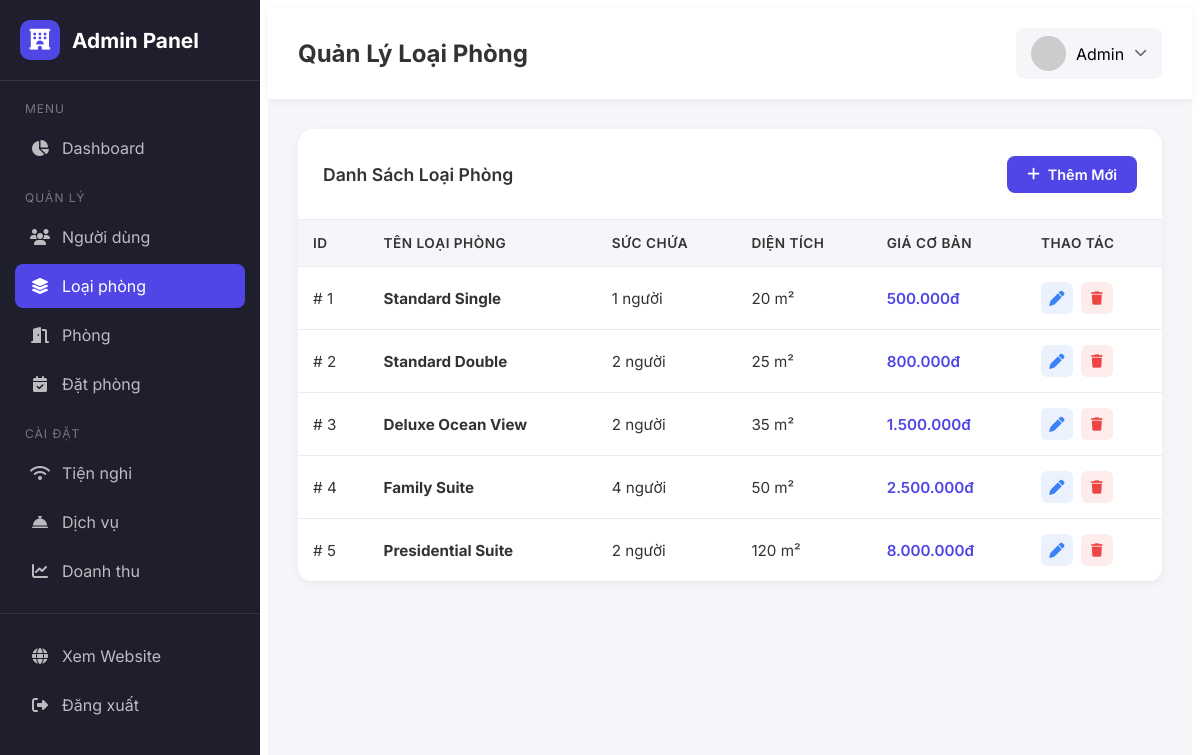
Screenshot of /public/admin/room-types (signed in) with the database file from the repository.
### tables this page shows
CREATE TABLE `room_types` (
  `id` int(11) NOT NULL,
  `name` varchar(100) DEFAULT NULL,
  `description` text DEFAULT NULL,
  `size_m2` int(11) DEFAULT NULL,
  `capacity` int(11) DEFAULT NULL,
  `base_price` decimal(12,2) DEFAULT NULL
);

### App/Controllers/Admin/RoomTypeController.php (called while the page is built, shortened)
<?php
class RoomTypeController extends Controller
{
    private RoomType $roomTypeModel;
    public function __construct()
    {
        $this->roomTypeModel = new RoomType();
    }
    public function index(): void
    {
        $roomTypes = $this->roomTypeModel->getAll();
        $this->render('Admin/room-types/index', [
            'title' => 'Quản lý loại phòng - Admin',
            'pageTitle' => 'Quản Lý Loại Phòng',
            'currentPage' => 'room-types',
            'roomTypes' => $roomTypes,
        ]);
    }
}

### Public/index.php (called while the page is built, shortened)
<?php
require __DIR__ . '/bootstrap.php';
Router::dispatch();

### App/Core/Help.php (called while the page is built, shortened)
<?php
function url(string $path = ''): string
{
    $baseUrl = defined('APP_URL') ? rtrim(APP_URL, '/') : '/doan/public';
    return $baseUrl . '/' . ltrim($path, '/');
}

### Public/bootstrap.php (called while the page is built, shortened)
<?php
spl_autoload_register(function (string $class): void {
    $prefix = 'App\\';
    $baseDir = BASE_PATH . DIRECTORY_SEPARATOR . 'App' . DIRECTORY_SEPARATOR;
    $len = strlen($prefix);
    $relativeClass = substr($class, $len);
    $file = $baseDir . str_replace('\\', DIRECTORY_SEPARATOR, $relativeClass) . '.php';
});
require BASE_PATH . DIRECTORY_SEPARATOR . 'App' . DIRECTORY_SEPARATOR . 'Core' . DIRECTORY_SEPARATOR . 'Help.php';

### App/Core/Database.php (called while the page is built, shortened)
<?php
class Database
{
    private static ?Database $instance = null;
    private ?PDO $pdo = null;
    private array $config;
    private function __construct()
    {
        $configPath = dirname(__DIR__, 2) . DIRECTORY_SEPARATOR . 'Config' . DIRECTORY_SEPARATOR . 'database.php';
        $this->config = require $configPath;
    }
    public static function getInstance(): self
    {
        if (self::$instance === null) {
            self::$instance = new self();
        }
        return self::$instance;
    }
    private function connect(): void
    {
        $dsn = sprintf(
            'mysql:host=%s;port=%d;dbname=%s;charset=%s',
            $this->config['host'],
            $this->config['port'] ?? 3306,
            $this->config['dbname'],
            $this->config['charset'] ?? 'utf8mb4'
        );
        try {
            $this->pdo = new PDO(
                $dsn,
                $this->config['username'],
                $this->config['password'],
                $this->config['options'] ?? []
            );
        } catch (PDOException $e) {
            throw new PDOException(
                'Kết nối database thất bại: ' . $e->getMessage(),
                (int) $e->getCode()
            );
        }
    }
    public function getConnection(): PDO
    {
        return $this->pdo;
    }
}

### Config/database.php (called while the page is built)
<?php
return [
    'host'     => 'localhost',
    'port'     => 3306,
    'dbname'   => 'booking_hotel',
    'username' => 'root',
    'password' => '',
    'charset'  => 'utf8mb4',
    'options'  => [
        PDO::ATTR_ERRMODE            => PDO::ERRMODE_EXCEPTION,
        PDO::ATTR_DEFAULT_FETCH_MODE => PDO::FETCH_ASSOC,
        PDO::ATTR_EMULATE_PREPARES   => false,
    ],
];

### App/Core/Model.php (called while the page is built, shortened)
<?php
abstract class Model
{
    protected PDO $pdo;
    protected string $table = '';
    public function __construct()
    {
        $this->pdo = Database::getInstance()->getConnection();
    }
    public function getAll(): array
    {
        $sql = "SELECT * FROM `{$this->table}`";
        $stmt = $this->pdo->query($sql);
        return $stmt->fetchAll(PDO::FETCH_ASSOC) ?: [];
    }
}

### App/Views/Admin/room-types/index.php (the view)
<div class="admin-card">
    <div class="admin-card-header">
        <h2 class="admin-card-title">Danh Sách Loại Phòng</h2>
        <a href="<?= \App\Core\url('/admin/room-types/create') ?>" class="admin-btn admin-btn-primary">
            <i class="fa-solid fa-plus"></i> Thêm Mới
        </a>
    </div>
    <div class="admin-card-body" style="padding: 0;">
        <table class="admin-table">
            <thead>
                <tr>
                    <th>ID</th>
                    <th>Tên Loại Phòng</th>
                    <th>Sức Chứa</th>
                    <th>Diện Tích</th>
                    <th>Giá Cơ Bản</th>
                    <th>Thao Tác</th>
                </tr>
            </thead>
            <tbody>
                <?php if (!empty($roomTypes)): ?>
                    <?php foreach ($roomTypes as $rt): ?>
                        <tr>
                            <td>#
                                <?= $rt['id'] ?>
                            </td>
                            <td><strong>
                                    <?= htmlspecialchars($rt['name']) ?>
                                </strong></td>
                            <td>
                                <?= $rt['capacity'] ?> người
                            </td>
                            <td>
                                <?= $rt['size_m2'] ?? '-' ?> m²
                            </td>
                            <td style="font-weight: 600; color: var(--admin-primary);">
                                <?= number_format($rt['base_price'], 0, ',', '.') ?>đ
                            </td>
                            <td>
                                <div class="action-btns">
                                    <a href="<?= \App\Core\url('/admin/room-types/' . $rt['id'] . '/edit') ?>" class="action-btn action-btn-edit"
                                        title="Sửa">
                                        <i class="fa-solid fa-pen"></i>
                                    </a>
                                    <form action="<?= \App\Core\url('/admin/room-types/' . $rt['id'] . '/delete') ?>" method="POST"
                                        style="display: inline;" onsubmit="return confirm('Bạn có chắc muốn xóa?');">
                                        <button type="submit" class="action-btn action-btn-delete" title="Xóa">
                                            <i class="fa-solid fa-trash"></i>
                                        </button>
                                    </form>
                                </div>
                            </td>
                        </tr>
                    <?php endforeach; ?>
                <?php else: ?>
                    <tr>
                        <td colspan="6" style="text-align: center; padding: 30px; color: #666;">Chưa có loại phòng nào</td>
                    </tr>
                <?php endif; ?>
            </tbody>
        </table>
    </div>
</div>

### App/Core/Router.php (shortened to what this page needs)
<?php
class Router
{
    private static array $routes = [];
    private static ?string $basePath = null;
    private static function addRoute(string $method, string $path, string $controller, string $action, $middlewares = []): void
    {
        $middlewares = is_array($middlewares) ? $middlewares : [$middlewares];
        self::$routes[] = [
            'method' => strtoupper($method),
            'path' => self::normalizePath($path),
            'controller' => $controller,
            'action' => $action,
            'middlewares' => array_filter($middlewares),
        ];
    }
    private static function normalizePath(string $path): string
    {
        $path = trim($path, '/');
        return $path === '' ? '/' : '/' . $path;
    }
    public static function dispatch(): void
    {
        $method = $_SERVER['REQUEST_METHOD'] ?? 'GET';
        $uri = self::getCurrentUri();
        foreach (self::$routes as $route) {
            if ($route['method'] !== $method) {
                continue;
            }
            $params = [];
            if (self::matchRoute($route['path'], $uri, $params)) {
                $controllerClass = $route['controller'];
                $action = $route['action'];
                $middlewares = $route['middlewares'] ?? [];
                $runController = function () use ($controllerClass, $action, $params) {
                    if (!class_exists($controllerClass)) {
                        self::handleError(404, "Controller not found: {$controllerClass}");
                        return;
                    }
                    $controller = new $controllerClass();
                    if (!method_exists($controller, $action)) {
                        self::handleError(404, "Method not found: {$controllerClass}::{$action}()");
                        return;
                    }
                    call_user_func_array([$controller, $action], $params);
                };
                $next = $runController;
                foreach (array_reverse($middlewares) as $middlewareClass) {
                    $current = $next;
                    $next = function () use ($middlewareClass, $current) {
                        $m = new $middlewareClass();
                        $m->handle($current);
                    };
                }
                $next();
                return;
            }
        }
    }
    private static function matchRoute(string $pattern, string $uri, array &$params = []): bool
    {
        $params = [];
        $patternParts = explode('/', trim($pattern, '/'));
        $uriParts = explode('/', trim($uri, '/'));
        if (count($patternParts) !== count($uriParts)) {
            return false;
        }
        foreach ($patternParts as $index => $part) {
            if (preg_match('/^{(\w+)}$/', $part, $matches)) {
                $params[] = $uriParts[$index] ?? null;
            } elseif ($part !== ($uriParts[$index] ?? '')) {
                return false;
            }
        }
        return true;
    }
    private static function getCurrentUri(): string
    {
        $uri = $_SERVER['REQUEST_URI'] ?? '/';
        $uri = parse_url($uri, PHP_URL_PATH);
        $basePath = self::getBasePath();
        if ($basePath && strpos($uri, $basePath) === 0) {
            $uri = substr($uri, strlen($basePath));
        }
        return self::normalizePath($uri);
    }
    private static function getBasePath(): string
    {
        if (self::$basePath !== null) {
            return self::$basePath;
        }
        $scriptName = $_SERVER['SCRIPT_NAME'] ?? '';
        $scriptDir = dirname($scriptName);
        self::$basePath = $scriptDir === '/' ? '' : $scriptDir;
        return self::$basePath;
    }
    public static function setBasePath(string $path): void
    {
        self::$basePath = rtrim($path, '/');
    }
}

### Public/assets/css/admin.css (style rules this page uses)
:root { --admin-primary: #4f46e5; --admin-primary-dark: #4338ca; --admin-sidebar-bg: #1e1e2d; --admin-sidebar-hover: #2a2a3d; --admin-header-bg: #fff; --admin-body-bg: #f4f6f9; --admin-card-bg: #fff; --admin-text: #333; --admin-text-light: #6c757d; --admin-border: #e9ecef; --admin-success: #10b981; --admin-warning: #f59e0b; --admin-danger: #ef4444; --admin-info: #3b82f6; --admin-font: 'Inter', -apple-system, BlinkMacSystemFont, 'Segoe UI', Roboto, sans-serif; }
.admin-wrapper *:not(i):not([class*="fa-"]) { font-family: inherit; }
.admin-card { background: var(--admin-card-bg); border-radius: 15px; box-shadow: 0 2px 10px rgba(0, 0, 0, 0.05); margin-bottom: 25px; }
.admin-card-header { padding: 20px 25px; border-bottom: 1px solid var(--admin-border); display: flex; align-items: center; justify-content: space-between; }
.admin-card-title { font-size: 1.1rem; font-weight: 600; color: var(--admin-text); }
.admin-card-body { padding: 25px; }
.admin-table { width: 100%; border-collapse: collapse; }
.admin-table th, .admin-table td { padding: 15px; text-align: left; border-bottom: 1px solid var(--admin-border); }
.admin-table th { background: var(--admin-body-bg); font-weight: 600; color: var(--admin-text); font-size: 0.85rem; text-transform: uppercase; letter-spacing: 0.5px; }
.admin-table td { color: var(--admin-text); font-size: 0.95rem; }
.admin-btn { display: inline-flex; align-items: center; gap: 8px; padding: 10px 20px; border-radius: 8px; font-weight: 600; font-size: 0.9rem; cursor: pointer; border: none; transition: all 0.2s ease; text-decoration: none; }
.admin-btn-primary { background: var(--admin-primary); color: #fff; }
.action-btns { display: flex; gap: 8px; }
.action-btn { width: 32px; height: 32px; border-radius: 6px; display: flex; align-items: center; justify-content: center; cursor: pointer; border: none; transition: all 0.2s ease; text-decoration: none; }
.action-btn-edit { background: rgba(59, 130, 246, 0.1); color: var(--admin-info); }
.action-btn-delete { background: rgba(239, 68, 68, 0.1); color: var(--admin-danger); }

### rows the page displays
room_types: id "1", name "Standard Single", capacity "1", size_m2 "20", base_price "500.000"
room_types: id "2", name "Standard Double", capacity "2", size_m2 "25", base_price "800.000"
room_types: id "3", name "Deluxe Ocean View", capacity "2", size_m2 "35", base_price "1.500.000"
room_types: id "4", name "Family Suite", capacity "4", size_m2 "50", base_price "2.500.000"
room_types: id "5", name "Presidential Suite", capacity "2", size_m2 "120", base_price "8.000.000"
